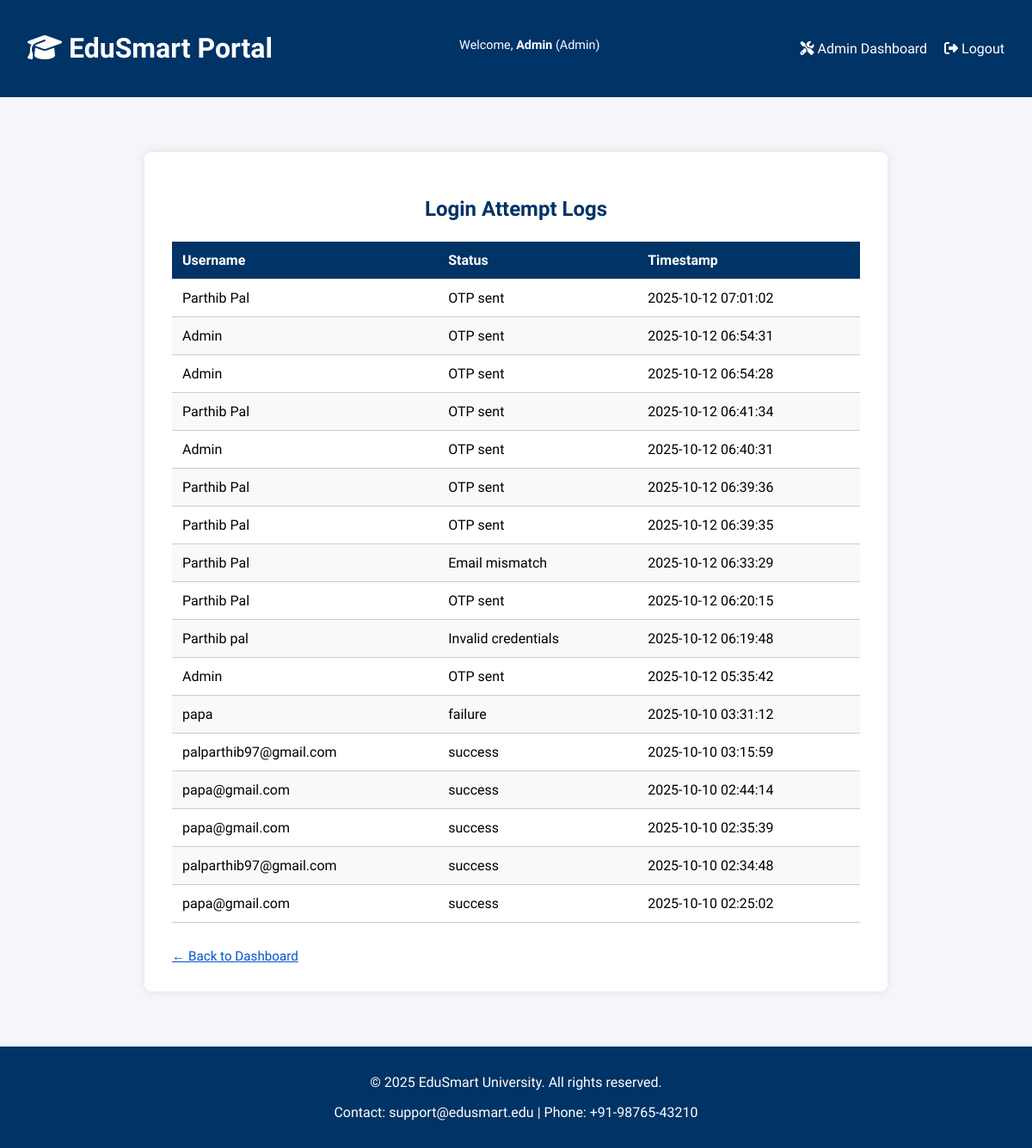
/admin/logs (signed in), run on an earlier commit of the app's database.
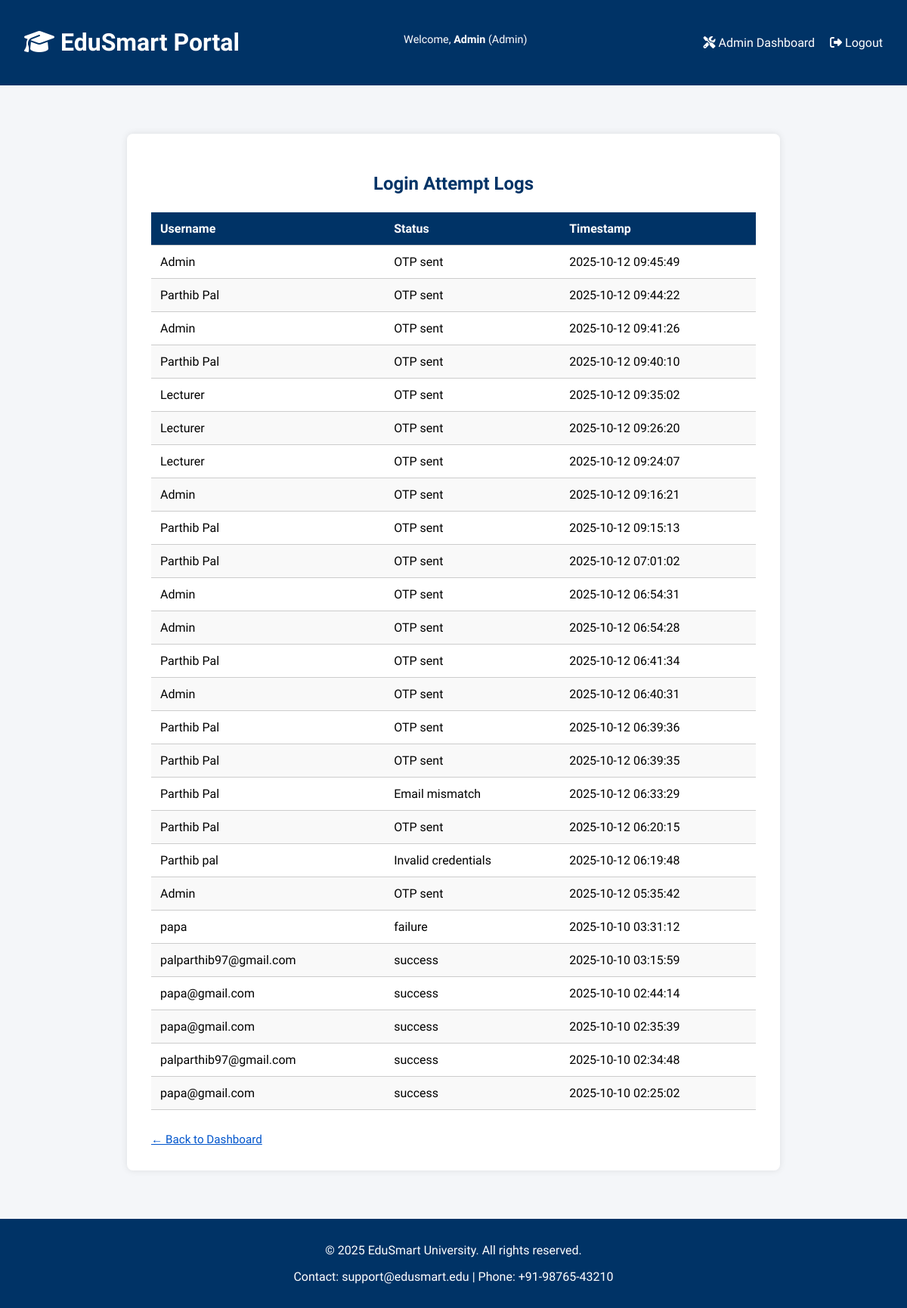
And on a later commit of the database.
### tables this page shows
CREATE TABLE login_logs (
            id INTEGER PRIMARY KEY AUTOINCREMENT,
            username TEXT,
            status TEXT,
            timestamp DATETIME DEFAULT CURRENT_TIMESTAMP
        );

### app.py (the view)
@app.route('/admin/logs')
def view_logs():
    if 'username' not in session or session.get('role') != 'admin':
        flash('Access denied. Admins only.', 'danger')
        return redirect(url_for('login'))
    conn = sqlite3.connect('database/edusmart.db')
    c = conn.cursor()
    c.execute("SELECT username, status, timestamp FROM login_logs ORDER BY timestamp DESC")
    logs = c.fetchall()
    conn.close()
    return render_template('admin_logs.html', logs=logs)

### templates/admin_logs.html (shortened to what this page needs)
{% extends 'base.html' %}
{% block content %}
<div class="log-container">
  <h2>Login Attempt Logs</h2>
  <table class="log-table">
    <thead>
      <tr>
        <th>Username</th>
        <th>Status</th>
        <th>Timestamp</th>
      </tr>
    </thead>
    <tbody>
      {% for log in logs %}
      <tr>
        <td>{{ log[0] }}</td>
        <td>{{ log[1] }}</td>
        <td>{{ log[2] }}</td>
      </tr>
      {% endfor %}
    </tbody>
  </table>
  <a href="{{ url_for('dashboard') }}" class="back-link">← Back to Dashboard</a>
</div>
{% endblock %}

### templates/base.html (shortened to what this page needs)
<!DOCTYPE html>
<html lang="en">
<head>
  <link rel="stylesheet" href="{{ url_for('static', filename='style.css') }}">
  <link rel="stylesheet" href="https://cdnjs.cloudflare.com/ajax/libs/font-awesome/6.5.0/css/all.min.css">
</head>
<body>
  <header>
    <div class="nav-bar">
      <h1><i class="fas fa-graduation-cap"></i> EduSmart Portal</h1>
      {% if session.username %}
        <p class="user-info">
          Welcome, <strong>{{ session.username }}</strong> ({{ session.role | capitalize }})
        </p>
        <nav>
          {% if session.role == 'admin' %}
            <a href="{{ url_for('admin_dashboard') }}"><i class="fas fa-tools"></i> Admin Dashboard</a>
          {% elif session.role == 'lecturer' %}
            <a href="{{ url_for('lecturer_dashboard') }}"><i class="fas fa-chalkboard-teacher"></i> Lecturer Dashboard</a>
          {% elif session.role == 'student' %}
            <a href="{{ url_for('student_dashboard') }}"><i class="fas fa-user-graduate"></i> Student Dashboard</a>
          {% endif %}
          <a href="{{ url_for('logout') }}"><i class="fas fa-sign-out-alt"></i> Logout</a>
        </nav>
      {% else %}
        <nav>
          <a href="{{ url_for('home') }}"><i class="fas fa-home"></i> Home</a>
          <a href="{{ url_for('login') }}"><i class="fas fa-sign-in-alt"></i> Login</a>
          <a href="{{ url_for('register') }}"><i class="fas fa-user-plus"></i> Register</a>
        </nav>
      {% endif %}
    </div>
  </header>
  <main>
    {% block content %}{% endblock %}
  </main>
  <footer>
    <p>&copy; 2025 EduSmart University. All rights reserved.</p>
    <p>Contact: support@edusmart.edu | Phone: +91-98765-43210</p>
  </footer>
</body>
</html>

### static/style.css (style rules this page uses)
html,body { font-family: 'Segoe UI', sans-serif; background-color: #f4f6f9; margin: 0; padding: 0; height: 100%; display: flex; flex-direction: column; }
header { background-color: #003366; color: white; padding: 1em 2em; }
.nav-bar { display: flex; justify-content: space-between; align-items: center; flex-wrap: wrap; }
nav a { margin-left: 1em; color: white; text-decoration: none; font-weight: 500; }
.user-info { font-size: 0.9em; margin-top: 0.5em; }
main { padding: 2em; flex: 1; }
footer { background-color: #003366; color: white; text-align: center; padding: 1em; }
.back-link { display: inline-block; margin-top: 2em; color: #0055cc; text-decoration: underline; font-size: 0.95em; }
table { width: 100%; border-collapse: collapse; margin-top: 1em; }
th, td { padding: 0.75em; border-bottom: 1px solid #ccc; text-align: left; }
th { background-color: #003366; color: white; }
tr:nth-child(even) { background-color: #f9f9f9; }

### templates/admin_logs.html (style rules this page uses)
.log-container { background: white; padding: 2em; border-radius: 8px; box-shadow: 0 0 10px rgba(0,0,0,0.1); max-width: 800px; margin: 2em auto; }
.log-container h2 { color: #003366; margin-bottom: 1em; text-align: center; }
.log-table { width: 100%; border-collapse: collapse; margin-top: 1em; }
.log-table th, .log-table td { padding: 0.75em; text-align: left; border-bottom: 1px solid #ccc; }
.log-table th { background-color: #003366; color: white; }
.log-table tr:nth-child(even) { background-color: #f9f9f9; }
.back-link { display: inline-block; margin-top: 2em; color: #0055cc; text-decoration: underline; font-size: 0.95em; }

What changed in the data, as far as the page shows it:
added login_logs: username "Admin", status "OTP sent", timestamp "2025-10-12 09:45:49"
added login_logs: username "Parthib Pal", status "OTP sent", timestamp "2025-10-12 09:44:22"
added login_logs: username "Admin", status "OTP sent", timestamp "2025-10-12 09:41:26"
added login_logs: username "Parthib Pal", status "OTP sent", timestamp "2025-10-12 09:40:10"
added login_logs: username "Lecturer", status "OTP sent", timestamp "2025-10-12 09:35:02"
added login_logs: username "Lecturer", status "OTP sent", timestamp "2025-10-12 09:26:20"
added login_logs: username "Lecturer", status "OTP sent", timestamp "2025-10-12 09:24:07"
added login_logs: username "Admin", status "OTP sent", timestamp "2025-10-12 09:16:21"
added login_logs: username "Parthib Pal", status "OTP sent", timestamp "2025-10-12 09:15:13"
